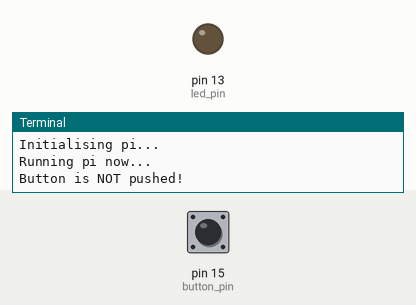
Recording of a program running on a simulated Raspberry Pi (header pin numbers). Shown: output pins drawn as LEDs (lit = HIGH), the last lines printed to the terminal. The test bench sets the inputs (shaded band); at power-on: pin 15 (button_pin) LOW.

Above: at 1.2 s.
1.3 s: pin 15 (button_pin) pulled HIGH for 2.35 s
At 2.6 s:
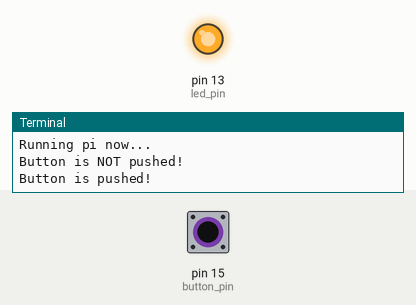
Timing chart, 0 to 11.1 s (numbered marks = the images above; inputs shaded):
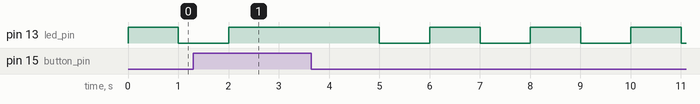

The program:

C4W4_Assignment.py
```python
import RPi.GPIO as GPIO
from time import sleep

GPIO.setwarnings(False)

if __name__ == "__main__":
	led_pin = 13
	button_pin = 15
	sleep_time = 1

	print("Initialising pi...")
	GPIO.setmode(GPIO.BOARD)
	GPIO.setup(led_pin, GPIO.OUT, initial=GPIO.LOW)
	GPIO.setup(button_pin, GPIO.IN, pull_up_down=GPIO.PUD_DOWN)

	print("Running pi now...")

	while True:
		if GPIO.input(button_pin) == GPIO.HIGH:
			print("Button is pushed!")
			GPIO.output(led_pin, GPIO.HIGH)
			sleep(sleep_time)
		else:
			print("Button is NOT pushed!")
			GPIO.output(led_pin, GPIO.HIGH)
			sleep(sleep_time)
			GPIO.output(led_pin, GPIO.LOW)
			sleep(sleep_time)
```

Measured:
- by itself, pin 13 (led_pin): repeats every 2.0 s: LOW 1.0 s, HIGH 1.0 s
